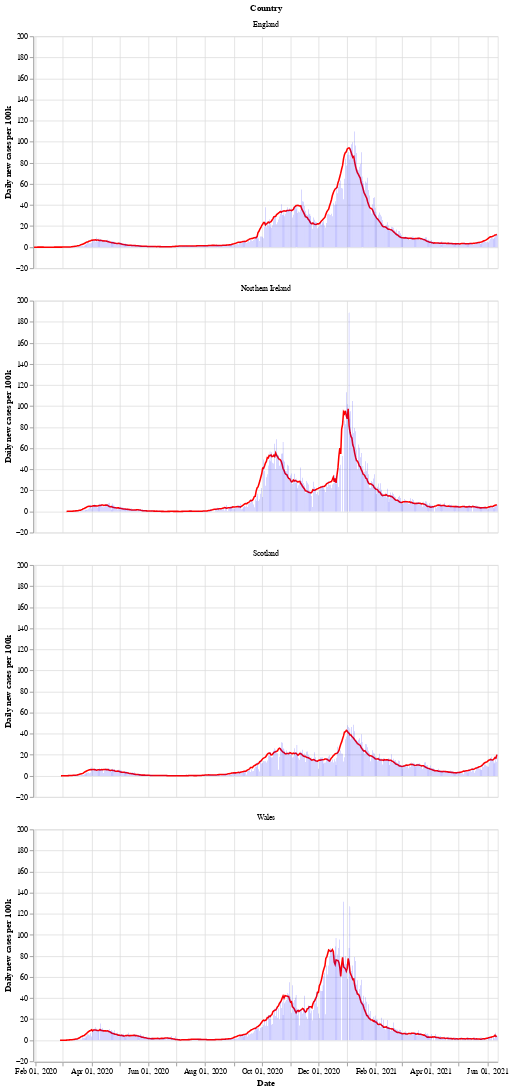

Here is the notebook cell this chart was saved with:
### Markdown cell above
Next is a bar chart of the number of new cases in each country (per 100k population), with the 7 day moving average of cases. Again we see that Wales saw a longer period of raising and falling cases compared to the other countries.

After a period of cases falling, each nation is now seeing a rise in the number of cases - especially in Wales.

### Code cell
# collapse
bars = alt.Chart(uk_cases).mark_bar().encode(
    x=alt.X("yearmonthdate(date):T", axis=alt.Axis(title='Date')),
    y=alt.Y("newCasesRate:Q", axis=alt.Axis(title='Daily new cases per 100k')),
    tooltip='newCasesRate',
    color=alt.condition(
        alt.datum.dailyChange > 0,
        alt.value("orange"),  # The positive color
        alt.value("blue")  # The negative color
    )
).properties(title='New cases per 100k population with rolling 7 day average', width=600).interactive()
line = alt.Chart(uk_cases).mark_line(
    color='red',
    size=2,
).transform_window(
    rolling_mean='mean(newCasesRate)',
    frame=[0, 7],
    groupby=['areaName']
).encode(
    x='yearmonthdate(date):T',
    y='rolling_mean:Q'
)
alt.layer(line, bars, data=uk_cases).facet(alt.Row('areaName', title='Country'), columns=1)

### Figure 1 — Vega-Lite specification as saved in the notebook (floating-point values rounded to 4 significant figures; data arrays with more than 128 entries replaced by an {"elided": "..."} marker saying what was removed)
{"config": {"view": {"continuousWidth": 400, "continuousHeight": 300}}, "data": {"name": "data-1ea21eab19a08f0e09c07719ad0ada57"}, "facet": {"type": "nominal", "field": "areaName", "title": "Country"}, "spec": {"layer": [{"mark": {"type": "line", "color": "red", "size": 2}, "encoding": {"x": {"type": "temporal", "field": "date", "timeUnit": "yearmonthdate"}, "y": {"type": "quantitative", "field": "rolling_mean"}}, "transform": [{"window": [{"op": "mean", "field": "newCasesRate", "as": "rolling_mean"}], "frame": [0, 7], "groupby": ["areaName"]}]}, {"mark": "bar", "encoding": {"color": {"condition": {"value": "orange", "test": "(datum.dailyChange > 0)"}, "value": "blue"}, "tooltip": {"type": "quantitative", "field": "newCasesRate"}, "x": {"type": "temporal", "axis": {"title": "Date"}, "field": "date", "timeUnit": "yearmonthdate"}, "y": {"type": "quantitative", "axis": {"title": "Daily new cases per 100k"}, "field": "newCasesRate"}}, "selection": {"selector002": {"type": "interval", "bind": "scales", "encodings": ["x", "y"]}}, "title": "New cases per 100k population with rolling 7 day average", "width": 600}]}, "columns": 1, "$schema": "https://vega.github.io/schema/vega-lite/v4.8.1.json", "datasets": {"data-1ea21eab19a08f0e09c07719ad0ada57": {"elided": "1904 records"}}}
